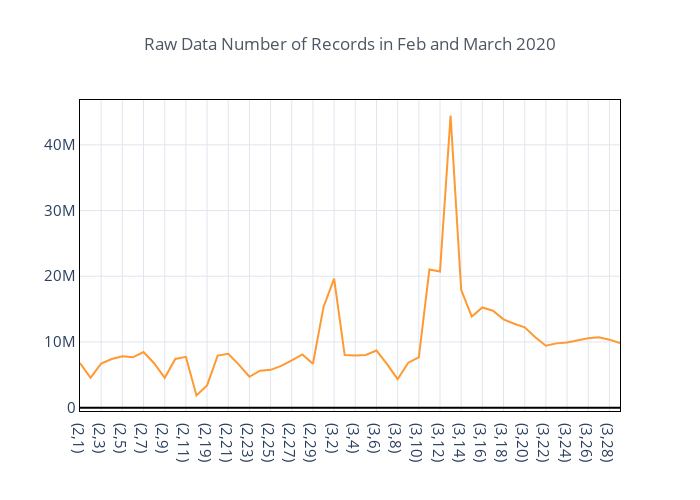

Notebook code cell kept with this figure:
### Code cell
counta.set_index(['month', 'day']).sort_index().iplot(
    title='Raw Data Number of Records in Feb and March 2020',
    theme='custom'
)

### Figure 1 — Plotly figure (JSON) as saved in the notebook; plotly's stock layout.template omitted (floating-point values rounded to 4 significant figures)
{"data": [{"line": {"color": "rgba(255, 153, 51, 1.0)", "dash": "solid", "shape": "linear", "width": 2}, "mode": "lines", "name": "counta", "text": "", "type": "scatter", "x": ["(2,1)", "(2,2)", "(2,3)", "(2,4)", "(2,5)", "(2,6)", "(2,7)", "(2,8)", "(2,9)", "(2,10)", "(2,11)", "(2,12)", "(2,19)", "(2,20)", "(2,21)", "(2,22)", "(2,23)", "(2,24)", "(2,25)", "(2,26)", "(2,27)", "(2,28)", "(2,29)", "(3,1)", "(3,2)", "(3,3)", "(3,4)", "(3,5)", "(3,6)", "(3,7)", "(3,8)", "(3,9)", "(3,10)", "(3,11)", "(3,12)", "(3,13)", "(3,14)", "(3,15)", "(3,16)", "(3,17)", "(3,18)", "(3,19)", "(3,20)", "(3,21)", "(3,22)", "(3,23)", "(3,24)", "(3,25)", "(3,26)", "(3,27)", "(3,28)", "(3,29)"], "y": [6796963, 4555124, 6715301, 7395455, 7828343, 7660016, 8464549, 6755107, 4536838, 7406851, 7735699, 1855095, 3391946, 7922281, 8201779, 6556906, 4698514, 5627722, 5754303, 6348847, 7194892, 8088227, 6686062, 15331078, 19651065, 7994517, 7924900, 8011184, 8686205, 6631225, 4331816, 6836282, 7642257, 21036291, 20720577, 44456100, 17941834, 13858721, 15249106, 14750727, 13438954, 12767817, 12232800, 10706034, 9428576, 9782177, 9901773, 10207972, 10545590, 10701318, 10348272, 9813609]}], "layout": {"height": 500, "legend": {"bgcolor": "#FFFFFF", "bordercolor": "#444444", "borderwidth": 0, "font": {"size": 12}, "itemclick": "toggle", "itemdoubleclick": "toggleothers", "itemsizing": "trace", "traceorder": "normal"}, "paper_bgcolor": "#FFFFFF", "plot_bgcolor": "#FFFFFF", "title": {"font": {"color": "#4D5663", "size": 17}, "text": "Raw Data Number of Records in Feb and March 2020", "x": 0.5}, "width": 700, "xaxis": {"automargin": true, "gridcolor": "#E1E5ED", "linecolor": "#000000", "mirror": "ticks", "showline": true, "tickfont": {"size": 15}, "title": {"font": {"color": "#666666", "size": 16}, "text": ""}, "zerolinecolor": "#000000", "zerolinewidth": 2}, "yaxis": {"automargin": true, "gridcolor": "#E1E5ED", "linecolor": "#000000", "mirror": "ticks", "showline": true, "tickfont": {"size": 15}, "title": {"font": {"color": "#666666", "size": 16}, "text": ""}, "zerolinecolor": "#000000", "zerolinewidth": 2}}}
